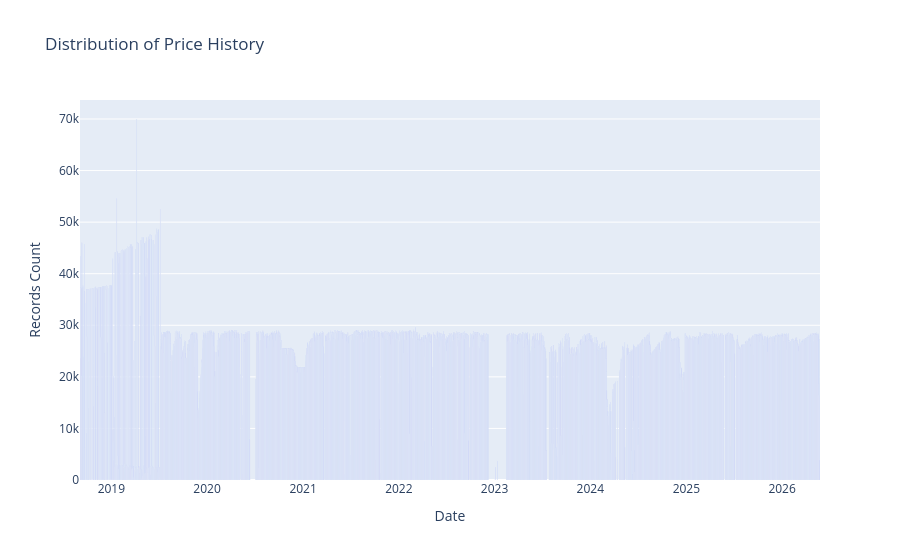

Notebook cell for this chart:
### Markdown cell above
## This is historical data from the `pricehistory` Mongo collection.  This is updated via the `updatepricehistory.py` script.

### Code cell
# https://plot.ly/python/bar-charts/

data = [Bar(
        x=grouped_df['date'],
        y=grouped_df['count']
    )]

layout = Layout(
        title='Distribution of Price History',
        xaxis=dict(
            title='Date'
        ),
        yaxis=dict(
            title='Records Count'
        )
    )

fig = Figure(data=data, layout=layout)

iplot(fig)

### Figure 1 — Plotly figure (JSON) as saved in the notebook; plotly's stock layout.template omitted (floating-point values rounded to 4 significant figures; data arrays with more than 128 entries replaced by an {"elided": "..."} marker saying what was removed)
{"data": [{"type": "bar", "x": {"elided": "2596 str values"}, "y": {"elided": "2596 int values"}}], "layout": {"title": {"text": "Distribution of Price History"}, "xaxis": {"title": {"text": "Date"}}, "yaxis": {"title": {"text": "Records Count"}}}}
